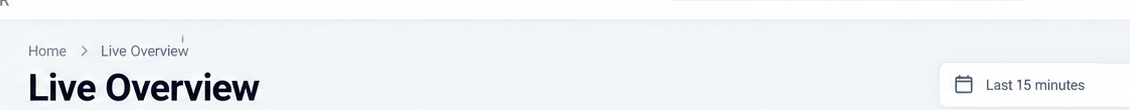
#> input picture artifacts/crops/01_header.png, 1130 x 110 px, given as the content of the folder C:/Users/Ave-T14-001/Downloads/images, which was not available
$ python crop_headers.py
#> lines starting #> are read from the running program, lines starting #| are printed output that depends on the picture; pictures that were not available may be replaced by others from this repository, and a replacement may not be noted
import glob
import os
from PIL import Image

files = sorted(glob.glob(r"C:\Users\Ave-T14-001\Downloads\images\*.png"))
os.makedirs(r"artifacts\crops", exist_ok=True)

print(f"Cropping headers for {len(files)} images...")

for i, f in enumerate(files):
    img = Image.open(f)
#> img is the input picture: PIL image 1130x110 RGB; mean R, G, B 238.7, 241.2, 244.1
    # Header area: x=270..1400, y=60..170
    header = img.crop((270, 60, 1400, 170))
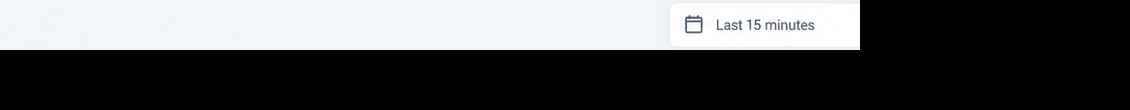
#> header: PIL image 1130x110 RGB; mean R, G, B 83.8, 84.8, 85.7
    header.save(f"artifacts/crops/{i+1:02d}_header.png")

    # Nav/sidebar area: x=0..280, y=60..600
    nav = img.crop((0, 60, 280, 600))
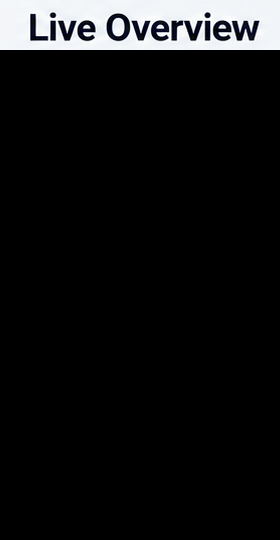
#> nav: PIL image 280x540 RGB; mean R, G, B 18.5, 18.8, 19.3
    nav.save(f"artifacts/crops/{i+1:02d}_nav.png")

print("Cropping complete!")

$ run again, on artifacts/crops/05_header.png
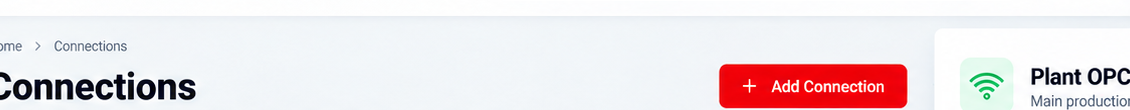
#> input picture artifacts/crops/05_header.png, 1130 x 110 px, given as the content of the folder C:/Users/Ave-T14-001/Downloads/images, which was not available
#> img is the input picture: PIL image 1130x110 RGB; mean R, G, B 236.4, 225.4, 228
#> `header = img.crop((270, 60, 1400, 170))`:
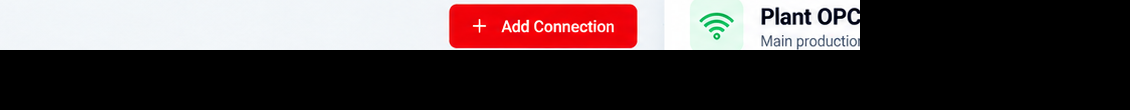
#> header: PIL image 1130x110 RGB; mean R, G, B 81.3, 68.4, 69.2
#> `nav = img.crop((0, 60, 280, 600))`:
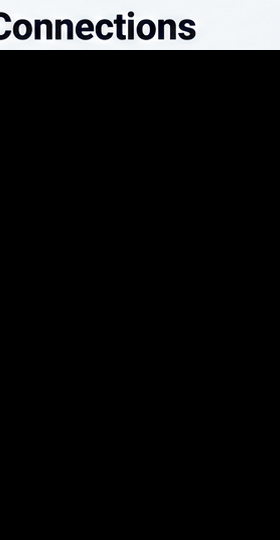
#> nav: PIL image 280x540 RGB; mean R, G, B 18.7, 19, 19.5

$ run again, on artifacts/crops/06_header.png
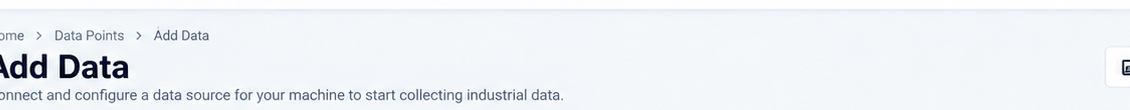
#> input picture artifacts/crops/06_header.png, 1130 x 110 px, given as the content of the folder C:/Users/Ave-T14-001/Downloads/images, which was not available
#> img is the input picture: PIL image 1130x110 RGB; mean R, G, B 237.9, 241.6, 245.4
#> `header = img.crop((270, 60, 1400, 170))`:
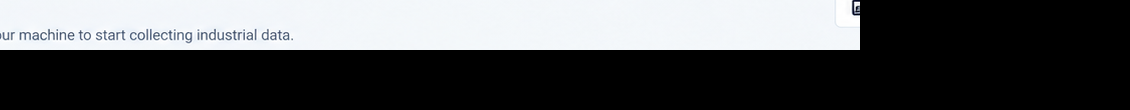
#> header: PIL image 1130x110 RGB; mean R, G, B 82.8, 84.1, 85.5
#> `nav = img.crop((0, 60, 280, 600))`:
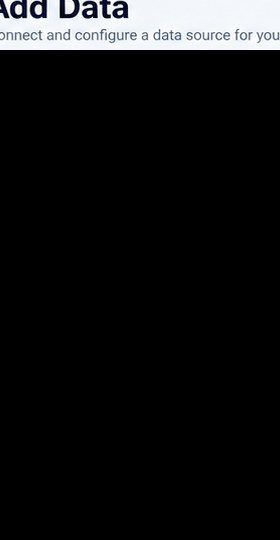
#> nav: PIL image 280x540 RGB; mean R, G, B 19.7, 20.1, 20.7

$ run again, on artifacts/crops/07_header.png
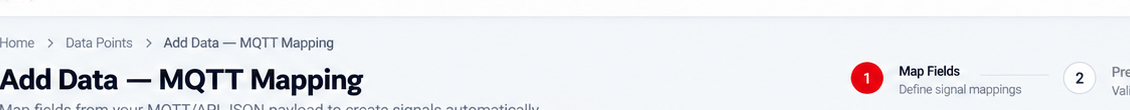
#> input picture artifacts/crops/07_header.png, 1130 x 110 px, given as the content of the folder C:/Users/Ave-T14-001/Downloads/images, which was not available
#> img is the input picture: PIL image 1130x110 RGB; mean R, G, B 235, 236.4, 239.9
#> `header = img.crop((270, 60, 1400, 170))`:
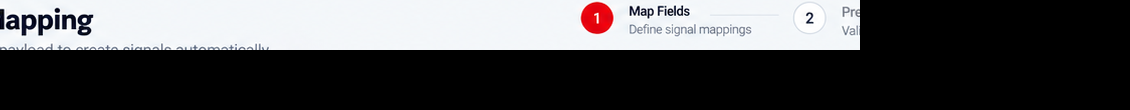
#> header: PIL image 1130x110 RGB; mean R, G, B 80.7, 80.4, 81.7
#> `nav = img.crop((0, 60, 280, 600))`:
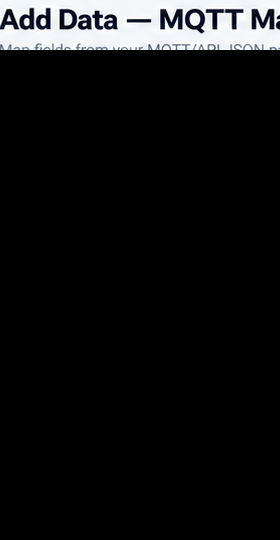
#> nav: PIL image 280x540 RGB; mean R, G, B 18.3, 18.6, 19.2
